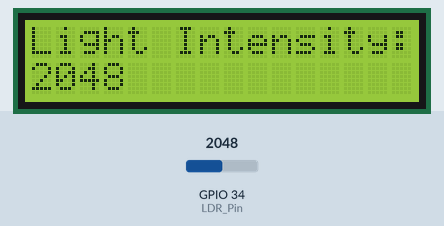
Simulated run of this sketch. Board: ESP32. Shown: 16×2 character LCD. The inputs (shaded band) are chosen by the test bench; at power-on: GPIO 34 (LDR_Pin) = 2048.

Above: at 1.2 s.
1.3 s: GPIO 34 (LDR_Pin) set to 2866
At 2.9 s:
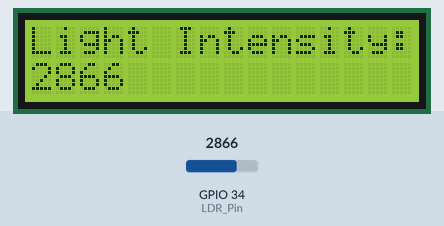
5.4 s: GPIO 34 (LDR_Pin) set to 3603
At 7.0 s:
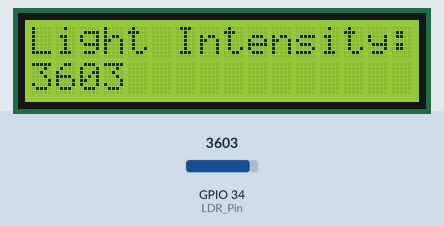
8.7 s: GPIO 34 (LDR_Pin) set to 4095
At 9.8 s:
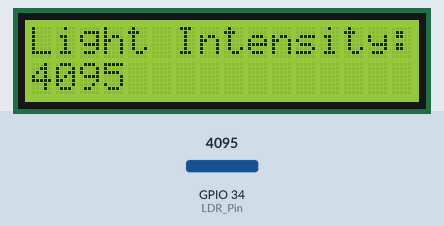
Timing chart, 0 to 11.7 s (numbered marks = the images above; inputs shaded):
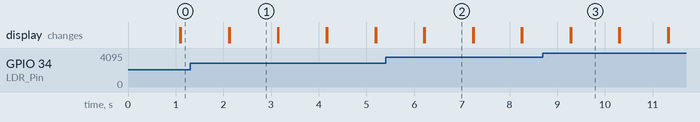

Measured:
- after the input at 1.3 s, the display: first differs from a run without the input after 0.83 s (image 1)
- after the input at 5.4 s, the display: first differs from a run without the input after 0.82 s (image 2)
- after the input at 8.7 s, the display: first differs from a run without the input after 0.59 s (image 3)
- what the display in image 1 shows lasts 1.0 s, from 2.1 s to 3.1 s

The sketch:

LDR_LCD.ino
```cpp
#include <LiquidCrystal_I2C.h>

LiquidCrystal_I2C lcd(0x27,16,2);

// LDR is connected to GPIO 34 (Analog ADC1_CH6)
const int LDR_Pin = 34;

// variable for storing the LDR value
int LDR_Value = 0;

void setup()
{
  lcd.init();
  lcd.backlight();
  lcd.clear();
}
void loop()
{
  LDR_Value = analogRead(LDR_Pin);
  lcd.setCursor(0,0);
  lcd.print("Light Intensity:");
  lcd.setCursor(0,1);
  lcd.print(LDR_Value);
  delay(1000);
  lcd.clear();
}
```
